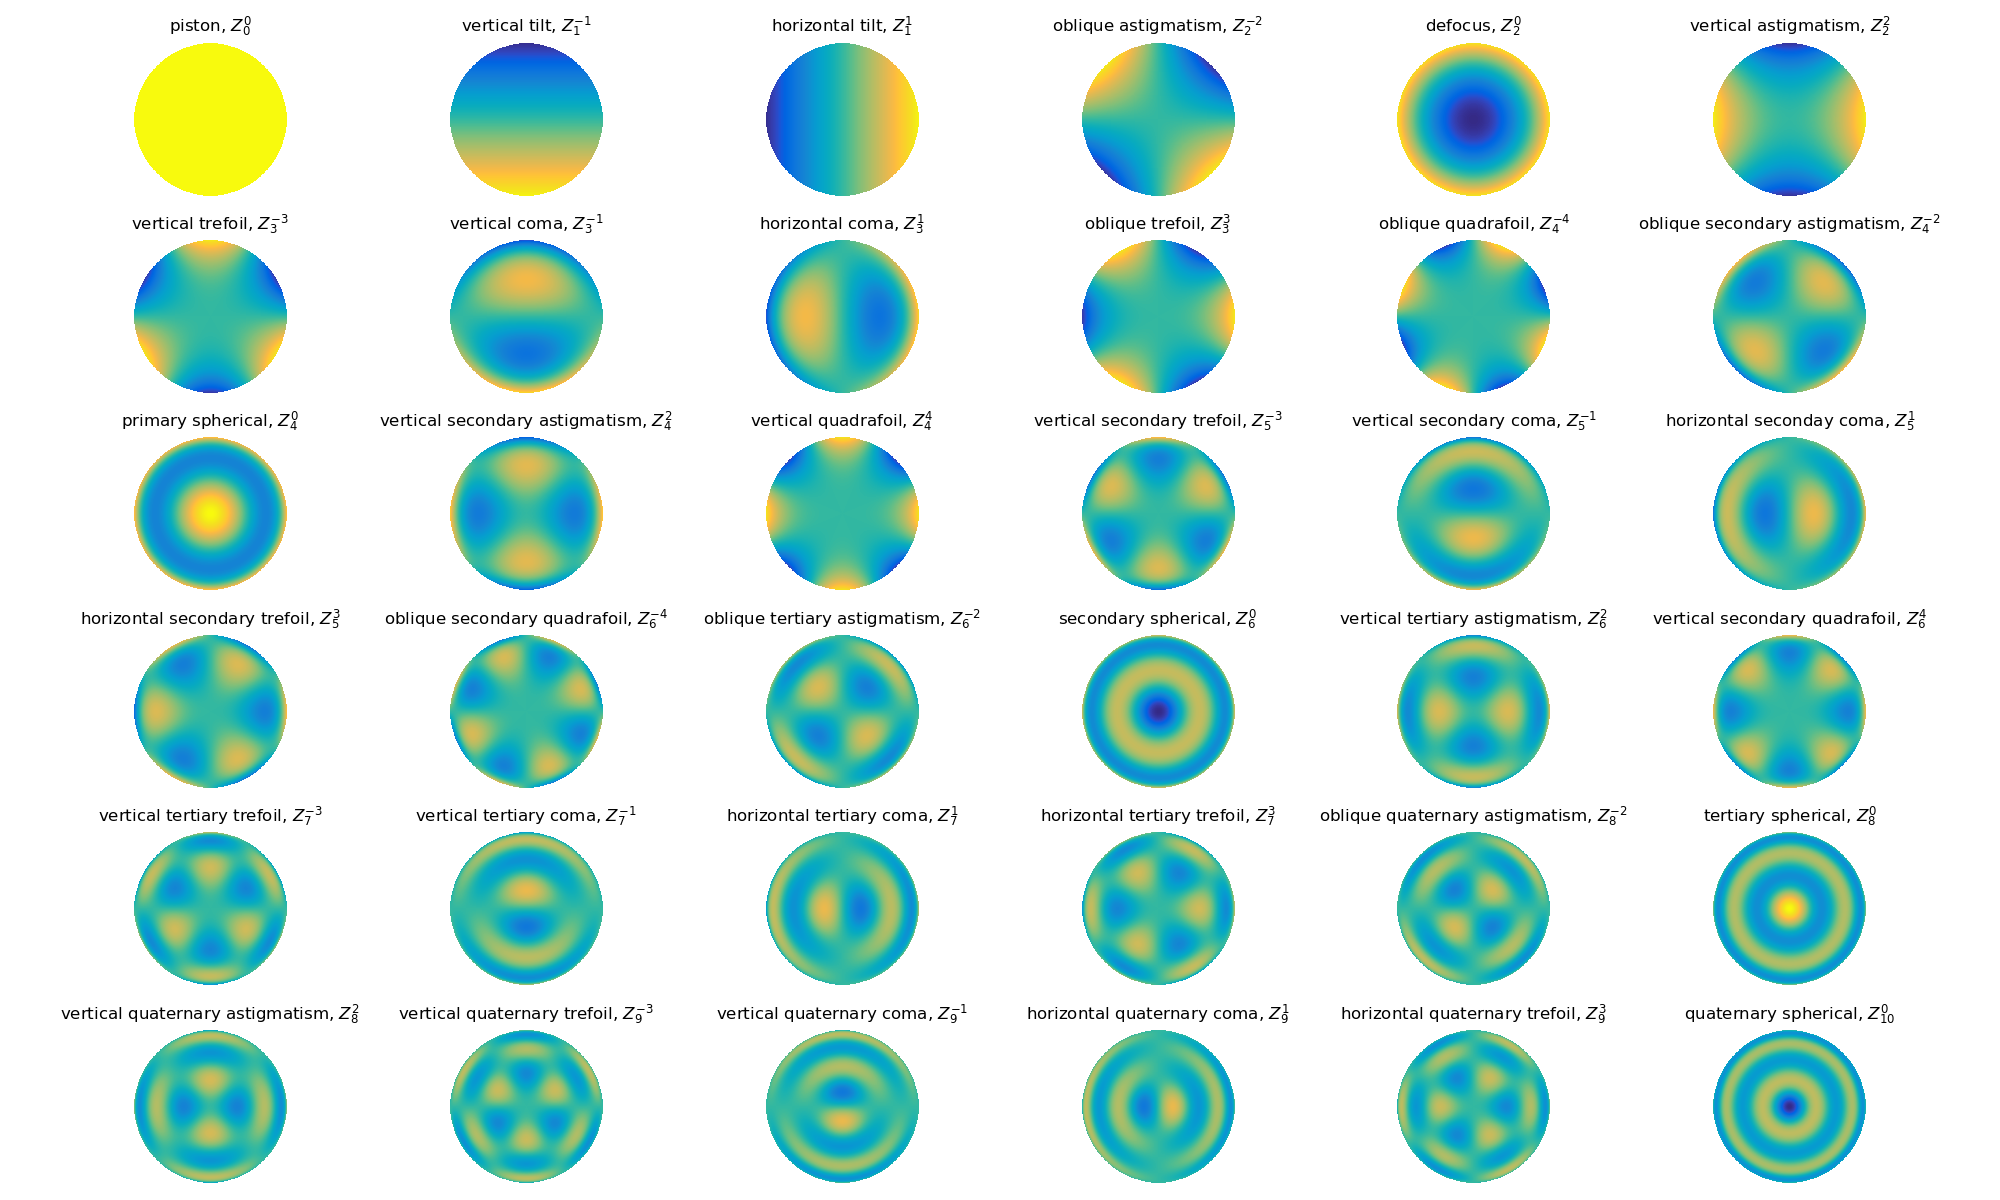

Reproduce this figure in Python.
#!/usr/bin/env python
# -*- coding: utf-8 -*-
# zernike.py
"""
A module defining the zernike polynomials and associated functions.

Running this file as a script will output a graph of the first 15 zernike
polynomials on the unit disk.

https://en.wikipedia.org/wiki/Zernike_polynomials
http://mathworld.wolfram.com/ZernikePolynomial.html

Copyright (c) 2016, David Hoffman
"""

from typing import Tuple

import numpy as np
from scipy.special import eval_jacobi
from matplotlib.colors import LinearSegmentedColormap

cm_data = [
    [0.2081, 0.1663, 0.5292],
    [0.2116238095, 0.1897809524, 0.5776761905],
    [0.212252381, 0.2137714286, 0.6269714286],
    [0.2081, 0.2386, 0.6770857143],
    [0.1959047619, 0.2644571429, 0.7279],
    [0.1707285714, 0.2919380952, 0.779247619],
    [0.1252714286, 0.3242428571, 0.8302714286],
    [0.0591333333, 0.3598333333, 0.8683333333],
    [0.0116952381, 0.3875095238, 0.8819571429],
    [0.0059571429, 0.4086142857, 0.8828428571],
    [0.0165142857, 0.4266, 0.8786333333],
    [0.032852381, 0.4430428571, 0.8719571429],
    [0.0498142857, 0.4585714286, 0.8640571429],
    [0.0629333333, 0.4736904762, 0.8554380952],
    [0.0722666667, 0.4886666667, 0.8467],
    [0.0779428571, 0.5039857143, 0.8383714286],
    [0.079347619, 0.5200238095, 0.8311809524],
    [0.0749428571, 0.5375428571, 0.8262714286],
    [0.0640571429, 0.5569857143, 0.8239571429],
    [0.0487714286, 0.5772238095, 0.8228285714],
    [0.0343428571, 0.5965809524, 0.819852381],
    [0.0265, 0.6137, 0.8135],
    [0.0238904762, 0.6286619048, 0.8037619048],
    [0.0230904762, 0.6417857143, 0.7912666667],
    [0.0227714286, 0.6534857143, 0.7767571429],
    [0.0266619048, 0.6641952381, 0.7607190476],
    [0.0383714286, 0.6742714286, 0.743552381],
    [0.0589714286, 0.6837571429, 0.7253857143],
    [0.0843, 0.6928333333, 0.7061666667],
    [0.1132952381, 0.7015, 0.6858571429],
    [0.1452714286, 0.7097571429, 0.6646285714],
    [0.1801333333, 0.7176571429, 0.6424333333],
    [0.2178285714, 0.7250428571, 0.6192619048],
    [0.2586428571, 0.7317142857, 0.5954285714],
    [0.3021714286, 0.7376047619, 0.5711857143],
    [0.3481666667, 0.7424333333, 0.5472666667],
    [0.3952571429, 0.7459, 0.5244428571],
    [0.4420095238, 0.7480809524, 0.5033142857],
    [0.4871238095, 0.7490619048, 0.4839761905],
    [0.5300285714, 0.7491142857, 0.4661142857],
    [0.5708571429, 0.7485190476, 0.4493904762],
    [0.609852381, 0.7473142857, 0.4336857143],
    [0.6473, 0.7456, 0.4188],
    [0.6834190476, 0.7434761905, 0.4044333333],
    [0.7184095238, 0.7411333333, 0.3904761905],
    [0.7524857143, 0.7384, 0.3768142857],
    [0.7858428571, 0.7355666667, 0.3632714286],
    [0.8185047619, 0.7327333333, 0.3497904762],
    [0.8506571429, 0.7299, 0.3360285714],
    [0.8824333333, 0.7274333333, 0.3217],
    [0.9139333333, 0.7257857143, 0.3062761905],
    [0.9449571429, 0.7261142857, 0.2886428571],
    [0.9738952381, 0.7313952381, 0.266647619],
    [0.9937714286, 0.7454571429, 0.240347619],
    [0.9990428571, 0.7653142857, 0.2164142857],
    [0.9955333333, 0.7860571429, 0.196652381],
    [0.988, 0.8066, 0.1793666667],
    [0.9788571429, 0.8271428571, 0.1633142857],
    [0.9697, 0.8481380952, 0.147452381],
    [0.9625857143, 0.8705142857, 0.1309],
    [0.9588714286, 0.8949, 0.1132428571],
    [0.9598238095, 0.9218333333, 0.0948380952],
    [0.9661, 0.9514428571, 0.0755333333],
    [0.9763, 0.9831, 0.0538],
]

parula_map = LinearSegmentedColormap.from_list("parula", cm_data)
# For use of "viscm view"
test_cm = parula_map
# classical names for the Noll indices
# https://en.wikipedia.org/wiki/Zernike_polynomials
degrees2name = {
    (0, 0): "piston",
    # 1st order
    (1, -1): "vertical tilt",
    (1, 1): "horizontal tilt",
    # 2nd order
    (2, -2): "oblique astigmatism",
    (2, 0): "defocus",
    (2, 2): "vertical astigmatism",
    # 3rd order
    (3, -3): "vertical trefoil",
    (3, -1): "vertical coma",
    (3, 1): "horizontal coma",
    (3, 3): "oblique trefoil",
    # 4th order
    (4, -4): "oblique quadrafoil",  # sometimes called tetrafoil
    (4, -2): "oblique secondary astigmatism",
    (4, 0): "primary spherical",
    (4, 2): "vertical secondary astigmatism",
    (4, 4): "vertical quadrafoil",
    # 5th order
    # (5, -5): "vertical pentafoil",
    (5, -3): "vertical secondary trefoil",
    (5, -1): "vertical secondary coma",
    (5, 1): "horizontal seconday coma",
    (5, 3): "horizontal secondary trefoil",
    # (5, 5): "horizontal pentafoil",
    # 6th order
    # (6, -6): "vertical hexafoil",
    (6, -4): "oblique secondary quadrafoil",
    (6, -2): "oblique tertiary astigmatism",
    (6, 0): "secondary spherical",
    (6, 2): "vertical tertiary astigmatism",
    (6, 4): "vertical secondary quadrafoil",
    # (6, -6): "horizontal hexafoil",
    # 7th order
    (7, -3): "vertical tertiary trefoil",
    (7, -1): "vertical tertiary coma",
    (7, 1): "horizontal tertiary coma",
    (7, 3): "horizontal tertiary trefoil",
    # 8th order
    (8, -2): "oblique quaternary astigmatism",
    (8, 0): "tertiary spherical",
    (8, 2): "vertical quaternary astigmatism",
    # 9th order
    (9, -3): "vertical quaternary trefoil",
    (9, -1): "vertical quaternary coma",
    (9, 1): "horizontal quaternary coma",
    (9, 3): "horizontal quaternary trefoil",
    # 10th order
    (10, 0): "quaternary spherical",
}

name2degrees = {v: k for k, v in degrees2name.items()}


assert len(name2degrees) == len(degrees2name)


def cart2pol(y, x):
    """Convert from cartesian to polar coordinates."""
    theta = np.arctan2(y, x)
    rho = np.hypot(y, x)
    return rho, theta


def _ingest_degrees(n, m):
    """Convert inputs to arrays and do type and validity checking."""
    n, m = np.asarray(n), np.asarray(m)

    # check inputs
    if np.any((n < abs(m)) | ((n - m) % 2 == 1)):
        raise ValueError(f"Invalid combination of ({n}, {m}) in Noll indexing")

    if not np.issubdtype(n.dtype, np.signedinteger):
        raise ValueError("Radial degree is not integer, input = {n}")

    if not np.issubdtype(m.dtype, np.signedinteger):
        raise ValueError("Azimuthal degree is not integer, input = {m}")

    return n, m


def degrees2osa(n: int, m: int) -> int:
    """Convert Zernike polynomial radial degree (n) and azimuthal degree (m) to OSA/ANSI sequential indices.

    NOTE: inputs are vectorized and outputs will be ndarrays

    Source: "Standards for Reporting the Optical Aberrations of Eyes", Journal of Refractive Surgery Volume 18 September/October 2002
    Converted from https://github.com/rdoelman/ZernikePolynomials.jl/blob/2825846679607f7bf335fdb9edd3b7145d65082b/src/ZernikePolynomials.jl
    """
    n, m = _ingest_degrees(n, m)

    return ((1 / 2) * (n * (n + 2) + m)).astype(int)


def degrees2fringe(n: int, m: int) -> int:
    """Convert Zernike polynomial radial degree (n) and azimuthal degree (m) to Fringe sequential indices.

    NOTE: inputs are vectorized and outputs will be ndarrays
    """
    n, m = _ingest_degrees(n, m)

    return ((1 + (n + abs(m)) / 2) ** 2 - 2 * abs(m) + (1 - np.sign(m)) / 2).astype(int)


def degrees2noll(n: int, m: int) -> int:
    """Convert Zernike polynomial radial degree (n) and azimuthal degree (m) to Noll sequential indices.

    NOTE: inputs are vectorized and outputs will be ndarrays

    Source: "Standards for Reporting the Optical Aberrations of Eyes", Journal of Refractive Surgery Volume 18 September/October 2002
    Converted from https://github.com/rdoelman/ZernikePolynomials.jl/blob/2825846679607f7bf335fdb9edd3b7145d65082b/src/ZernikePolynomials.jl
    """
    n, m = _ingest_degrees(n, m)

    p = np.full_like(m, -1)
    n_mod_4 = n % 4
    p[(m > 0) & (n_mod_4 < 2)] = 0
    p[(m < 0) & (n_mod_4 > 1)] = 0
    p[(m >= 0) & (n_mod_4 > 1)] = 1
    p[(m <= 0) & (n_mod_4 < 2)] = 1

    if np.any(p < 0):
        raise RuntimeError
    return (n * (n + 1) / 2 + abs(m) + p).astype(int)


def _ingest_index(j):
    """Convert inputs to arrays and do type and validity checking."""
    j = np.asarray(j)

    # check inputs
    if not (j > 0).all():
        raise ValueError("Invalid Noll index")
    if not np.issubdtype(j.dtype, np.signedinteger):
        raise ValueError("Index is not integer, input = {j}")
    return j


def osa2degrees(j: int) -> Tuple[int, int]:
    """Convert the sequential OSA/ANSI stardard index number j to the integer pair (n, m) that defines the Zernike polynomial Z_n^m(ρ, θ).

    NOTE: inputs are vectorized and outputs will be ndarrays

    Source: "Standards for Reporting the Optical Aberrations of Eyes", Journal of Refractive Surgery Volume 18 September/October 2002
    https://github.com/rdoelman/ZernikePolynomials.jl/blob/2825846679607f7bf335fdb9edd3b7145d65082b/src/ZernikePolynomials.jl
    """
    j = _ingest_index(j)

    n = (np.ceil((-3 + np.sqrt(9 + 8 * j)) / 2)).astype(int)
    m = 2 * j - n * (n + 2)
    return n.astype(int), m.astype(int)


def noll2degrees(j: int) -> Tuple[int, int]:
    """Convert the Noll index number j to the integer pair (n, m) that defines the Zernike polynomial Z_n^m(ρ, θ).

    NOTE: inputs are vectorized and outputs will be ndarrays

    Source: (https://en.wikipedia.org/wiki/Zernike_polynomials)
    https://github.com/rdoelman/ZernikePolynomials.jl/blob/2825846679607f7bf335fdb9edd3b7145d65082b/src/ZernikePolynomials.jl
    """
    j = _ingest_index(j)

    n = (np.ceil((-3 + np.sqrt(1 + 8 * j)) / 2)).astype(int)
    jr = j - (n * (n + 1) / 2).astype(int)

    # if (n % 4) < 2:
    #     m1 = jr
    #     m2 = -(jr - 1)
    #     if (n - m1) % 2 == 0:
    #         m = m1
    #     else:
    #         m = m2
    # else:  # mod(n,4) ∈ (2,3)
    #     m1 = jr - 1
    #     m2 = -(jr)
    #     if (n - m1) % 2 == 0:
    #         m = m1
    #     else:
    #         m = m2

    # below is the vectorization version of the above.

    m1 = np.zeros_like(jr)
    m2 = np.zeros_like(jr)
    m = np.zeros_like(jr)

    n_mod_4 = n % 4

    idx0 = n_mod_4 < 2
    m1[idx0] = jr[idx0]
    m2[idx0] = -(jr[idx0] - 1)

    m1[~idx0] = jr[~idx0] - 1
    m2[~idx0] = -jr[~idx0]

    idx1 = (n - m1) % 2 == 0
    m[idx1] = m1[idx1]
    m[~idx1] = m2[~idx1]

    return n, m


def fringe2degrees(j: int):
    """Convert the Fringe index number j to the integer pair (n, m) that defines the Zernike polynomial Z_n^m(ρ, θ).

    NOTE: inputs are vectorized and outputs will be ndarrays
    """
    raise NotImplementedError


# pre-computed mappings
noll2name = {degrees2noll(n, m): name for (n, m), name in degrees2name.items()}
# sort
noll2name = dict(sorted(noll2name.items()))
# reverse
name2noll = {v: k for k, v in noll2name.items()}

osa2name = {degrees2osa(n, m): name for (n, m), name in degrees2name.items()}
# sort
osa2name = dict(sorted(osa2name.items()))
# reverse
name2osa = {v: k for k, v in osa2name.items()}

fringe2name = {degrees2fringe(n, m): name for (n, m), name in degrees2name.items()}
# sort
fringe2name = dict(sorted(fringe2name.items()))
# reverse
name2fringe = {v: k for k, v in fringe2name.items()}


def zernike(r: float, theta: float, n: int, m: int, norm: bool = True) -> float:
    """Calculate the Zernike polynomial on the unit disk for the requested orders.

    Parameters
    ----------
    r : ndarray
    theta : ndarray

    Args
    ----
    Noll : numeric or numeric sequence
        Noll's Indices to generate
    (n, m) : tuple of numerics or numeric sequences
        Radial and azimuthal degrees
    n : see above
    m : see above

    Kwargs
    ------
    norm : bool (default False)
        Do you want the output normed?

    Returns
    -------
    zernike : ndarray
        The zernike polynomials corresponding to Noll or (n, m) whichever are
        provided

    Example
    -------
    >>> x = np.linspace(-1, 1, 512)
    >>> xx, yy = np.meshgrid(x, x)
    >>> r, theta = cart2pol(yy, xx)
    >>> zern = zernike(r, theta, 4, 0)  # generates the defocus zernike polynomial
    """
    n, m = np.asarray(n), np.asarray(m)
    if n.ndim > 1:
        raise ValueError("Radial degree has the wrong shape")
    if m.ndim > 1:
        raise ValueError("Azimuthal degree has the wrong shape")
    if n.shape != m.shape:
        raise ValueError("Radial and Azimuthal degrees have different shapes")

    # make sure r and theta are arrays
    r = np.asarray(r, dtype=float)
    theta = np.asarray(theta, dtype=float)

    # make sure that r is always greater than 0
    if not (r >= 0).all():
        raise ValueError("r must always be greater or equal to 0")
    if r.ndim > 2:
        raise ValueError("Input rho and theta cannot have more than two dimensions")

    # make sure that n and m are iterable
    n, m = n.ravel(), m.ravel()

    # make sure that n is always greater or equal to m
    if not (n >= abs(m)).all():
        raise ValueError("n must always be greater or equal to m")

    # return column of zernike polynomials
    return np.array(
        [_zernike(r, theta, nn, mm, norm) for nn, mm in zip(n, m)]
    ).squeeze()


def _radial_zernike(r, n, m):
    """Radial part of the zernike polynomial.

    Formula from http://mathworld.wolfram.com/ZernikePolynomial.html
    """
    rad_zern = np.zeros_like(r)
    # zernike polynomials are only valid for r <= 1
    valid_points = r <= 1.0
    if m == 0 and n == 0:
        rad_zern[valid_points] = 1
        return rad_zern
    rprime = r[valid_points]
    # for the radial part m is always positive
    m = abs(m)
    # calculate the coefs
    coef1 = (n + m) // 2
    coef2 = (n - m) // 2
    jacobi = eval_jacobi(coef2, m, 0, 1 - 2 * rprime**2)
    rad_zern[valid_points] = (-1) ** coef2 * rprime**m * jacobi
    return rad_zern


def _zernike(r, theta, n, m, norm=True):
    """Calculate the full zernike polynomial."""
    # remember if m is negative
    mneg = m < 0
    # going forward m is positive (Radial zernikes are only defined for
    # positive m)
    m = abs(m)
    # if m and n aren't seperated by multiple of two then return zeros
    if (n - m) % 2:
        return np.zeros_like(r)
    zern = _radial_zernike(r, n, m)
    if mneg:
        # odd zernike
        zern *= np.sin(m * theta)
    else:
        # even zernike
        zern *= np.cos(m * theta)

    # calculate the normalization factor
    if norm:
        # https://www.gatinel.com/en/recherche-formation/wavefront-sensing/zernike-polynomials/
        if m == 0:
            # m is zero
            norm = np.sqrt(n + 1)
        else:
            # m not zero
            norm = np.sqrt(2 * (n + 1))
        zern *= norm
    return zern


if __name__ == "__main__":
    from matplotlib import pyplot as plt

    # make coordinates
    x = np.linspace(-1, 1, 513)
    xx, yy = np.meshgrid(x, x)  # xy indexing is default
    r, theta = cart2pol(yy, xx)
    # set up plot
    fig, axs = plt.subplots(6, 6, figsize=(20, 12))
    # fill out plot
    for ax, ((n, m), v) in zip(axs.ravel(), degrees2name.items()):
        zern = zernike(r, theta, n, m, norm=False)
        print("zern")
        ax.imshow(
            np.ma.array(zern, mask=r > 1),
            vmin=-1,
            vmax=1,
            cmap=parula_map,
            interpolation="bicubic",
        )
        ax.set_title(v + r", $Z_{{{}}}^{{{}}}$".format(n, m))
        ax.axis("off")
    fig.tight_layout()
    plt.savefig("zernike.png")

print("done")
